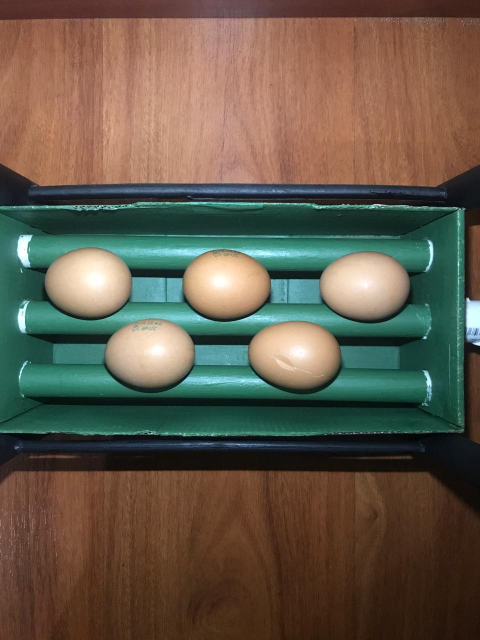
//> input picture 17.jpeg, 960 x 1280 px (shown at 1/2 size)
$ ./egg_quality_control 17.jpeg s   (built with g++ and OpenCV 4)
//> lines starting //> are read from the running program, lines starting //| are printed output that depends on the picture; after the words box and inside, x2 and y2 are one past the last pixel; in counts of white or black regions, pixels touching at a corner belong together
#include "opencv2/highgui.hpp"
#include "opencv2/imgcodecs.hpp"
#include "opencv2/imgproc.hpp"
#include <opencv2/opencv.hpp>
#include "itkImage.h"
#include "itkImageFileReader.h"
#include "itkImageFileWriter.h"
#include "itkHistogramToTextureFeaturesFilter.h"
#include "itkScalarImageToCooccurrenceMatrixFilter.h"
#include "itkVectorContainer.h"
#include "itkAddImageFilter.h"
#include "itkMultiplyImageFilter.h"
#include "itkRegionOfInterestImageFilter.h"
#include "itkRescaleIntensityImageFilter.h"
#include <math.h>


//definitions of used types
typedef itk::Image<unsigned char, 2> InternalImageType;
typedef itk::Image<unsigned char, 2> VisualizingImageType;
typedef itk::Neighborhood<float, 2> NeighborhoodType;
typedef itk::Statistics::ScalarImageToCooccurrenceMatrixFilter<InternalImageType> Image2CoOccuranceType;
typedef Image2CoOccuranceType::HistogramType HistogramType;
typedef itk::Statistics::HistogramToTextureFeaturesFilter<HistogramType> Hist2FeaturesType;
typedef InternalImageType::OffsetType OffsetType;
typedef itk::AddImageFilter <InternalImageType> AddImageFilterType;
typedef itk::MultiplyImageFilter<InternalImageType> MultiplyImageFilterType;
typedef itk::RescaleIntensityImageFilter< InternalImageType, InternalImageType > RescaleFilterType;
typedef itk::RegionOfInterestImageFilter<InternalImageType,InternalImageType> roiType;
typedef itk::ImageFileWriter <InternalImageType> WriterType;


#define K_HIGH_R 241
#define K_LOW_R 163
#define K_HIGH_G 215
#define K_LOW_G 142
#define K_HIGH_B 192
#define K_LOW_B 115
#define K_HIGH_FORM 0.23
#define K_LOW_FORM 0.18
#define PI 3.14159265358979323846
#define K_INERTIA_O 6.252321976
#define K_INERTIA_1 4.948496536
#define K_INERTIA_2 6.238251917
#define K_INERTIA_3 3.825991037

using namespace cv;
using namespace std;

void binarizar(Mat src, Mat dst);
void segmentar(Mat src, Mat dst);
int etiquetado(Mat &image, Mat &etiquetas, vector<int> &pixelesPorEtiqueta);
int filtroTamano(Mat &image, vector<int> &pixelesPorEtiqueta, int numEtiqueta, float porcentaje, Mat etiquetas, Mat &imagenFiltradaTam, Mat &imagenFiltradaTamColoreada);
void filtroTamano(Mat &image, vector<int> &pixelesPorEtiqueta, int numEtiqueta, float porcentaje, Mat etiquetas, Mat &imagenFiltradaTam);
vector<Point> hallarCentros(Mat image, Mat etiquetas, Mat transDistancia, Mat &imagenCentros, vector<int> pixelesPorEtiqueta, int numEtiqueta);
vector<Point> obtener4Vecinos(Point punto, int cols, int rows);
bool pixelValido(Point punto, int cols, int rows);
Rect separarHuevos(Mat image, Mat &huevo, Point centro);
void treshGradiente(Mat src, Mat dst);
vector<float> promedio(Mat image, Mat imagebw);
void clasificar(Mat &image, Rect r, vector<float> prom, float numForma, bool grietas);
int totalPixeles(Mat image, Mat imagebw);
float numeroForma(Mat image, int pixeles);
void imagenOpenCVAITK (Mat &imageOCV, InternalImageType::Pointer imageITK);
bool tieneGrietas (Mat imageMat, int sizeX, int sizeY);
void colorearHuevo (Mat &bin_image, Mat &color_image, Mat &dilate_image);

int main(int argc, char** argv){
    // Declare variables
    Mat src, crop, imageBin, imageSeg, image_dilate, image_dilate_color,  etiquetas, imagenFiltradaTam, imagenFiltradaTamColoreada, transDistancia, imagenCentros, etiquetasHuevo, imagenClasificada;
    vector<Mat> huevos_color, huevos_bw, huevos_dist, huevos_gradiente;
    Point anchor = Point(-1, -1);
    int numEtiqueta, numEtiquetaFiltradas;
    vector<int> pixelesPorEtiqueta;
    vector<Point> centros;
    vector<Rect> rectHuevos;
    vector<float> aux;
    bool tieneGrietasB;
    // Revisar argumentos
    // imagen s -> se guardan todas las imagenes generadas en el proceso
    // imagen n -> se guarda solo la imagen final
    if (argc < 3){
        std::cerr << "Usage: " << argv[0] << " image_file s|n" << std::endl;
        return (-1);

    } // fi
    // Loads an image
    src = imread(argv[1], 1);
//> src is the input picture: 1280 rows x 960 cols, CV_8UC3; mean B, G, R 74.2, 89.7, 99.4
    if (src.empty()) {
        cerr << "Error: No image data" << endl;
        return -1;
    }
    // recortar imagen para eliminar las partes no deseadas al tomar la foto
    crop = src(Rect(70, 470, 780, 360));
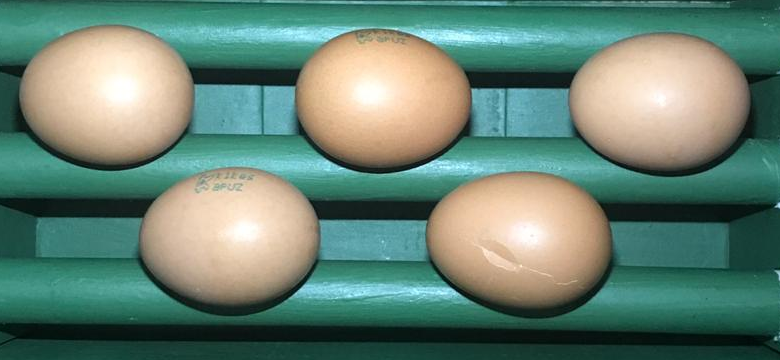
//> crop: 360 rows x 780 cols, CV_8UC3; mean B, G, R 115.9, 131, 102.7

    imageBin = Mat::zeros(crop.size(), CV_8UC1);
    imageSeg = Mat::zeros(crop.size(), CV_8UC3);
    // se binariza la imagen para separar los huevos del fondo
    binarizar(crop, imageBin);
    // se segmenta la imagen para separar los huevos del fondo
    segmentar(crop, imageSeg);
    // se dilata la imagen para eliminar las caracteristicas no deseadas
    image_dilate = Mat::zeros(imageBin.size(), CV_8UC1);
    dilate(imageBin, image_dilate, Mat(), anchor, 1, 1, 1);

    image_dilate_color = Mat::zeros(imageSeg.size(), CV_8UC3);
    dilate(imageSeg, image_dilate_color, Mat(), anchor, 1, 1, 1);

    //gradiente morfologico
    Mat kernel = getStructuringElement(MORPH_ELLIPSE, Size(3, 3));

    etiquetas = Mat::zeros(image_dilate.size(), CV_32S);
    imagenFiltradaTam = Mat::zeros(image_dilate.size(), CV_8UC1);
    imagenFiltradaTamColoreada = Mat::zeros(image_dilate.size(), CV_8UC1);

    // Etiquetar las regiones
    numEtiqueta = etiquetado(image_dilate, etiquetas, pixelesPorEtiqueta);

    // Filtrado por tamaño de la imagen
    numEtiquetaFiltradas=filtroTamano(image_dilate, pixelesPorEtiqueta, numEtiqueta, 0.15, etiquetas, imagenFiltradaTam, imagenFiltradaTamColoreada);

    // Transformada distancia
    distanceTransform(imagenFiltradaTam, transDistancia, 2, 3);
    normalize(transDistancia, transDistancia, 0, 255, NORM_MINMAX);
    transDistancia.convertTo(transDistancia, CV_8U);

    // Hallar centro de cada huevo
    imagenCentros = imagenFiltradaTam.clone();
    centros=hallarCentros(image_dilate, etiquetas, transDistancia, imagenCentros, pixelesPorEtiqueta, numEtiqueta);
    std::stringstream ss(argv[1]);
    std::string basename;
    getline(ss, basename, '.');
    // Separar por huevos
    for (int i = 0; i < numEtiquetaFiltradas; i++){
        huevos_color.push_back(Mat::zeros(image_dilate.size(), CV_8UC3));
        huevos_bw.push_back(Mat::zeros(image_dilate.size(), CV_8UC1));
        huevos_gradiente.push_back(Mat::zeros(image_dilate.size(), CV_8UC1));
        huevos_dist.push_back(Mat::zeros(image_dilate.size(), CV_8UC1));
    }
    for (int i = 0, j=0; i < numEtiqueta && j<numEtiquetaFiltradas; i++) {
        if (pixelesPorEtiqueta[i] != 0) {
            rectHuevos.push_back(separarHuevos(imagenFiltradaTam, huevos_bw[j], centros[i]));
            huevos_color[j] = image_dilate_color(rectHuevos[j]).clone();

            // Remover ruido
            etiquetasHuevo=Mat::zeros(huevos_bw[j].size(), CV_32S);
            vector<int> pixelesPorEtiquetaHuevo;
            int n = etiquetado(huevos_bw[j], etiquetasHuevo, pixelesPorEtiquetaHuevo);
            Mat huevoPrueba = Mat::zeros(huevos_bw[j].size(), CV_8UC1);
            filtroTamano(huevos_bw[j], pixelesPorEtiquetaHuevo, n, 0.50, etiquetasHuevo, huevoPrueba );
            huevos_bw[j] = huevoPrueba;

            colorearHuevo (huevos_bw[j], huevos_color[j], huevos_color[j]);

            // Transformada distancia
            distanceTransform(huevos_bw[j], huevos_dist[j], 2, 3);
            normalize(huevos_dist[j], huevos_dist[j], 0, 255, NORM_MINMAX);
            huevos_dist[j].convertTo(huevos_dist[j], CV_8U);
            //huevos_dist[j] = transDistancia(rectHuevos[j]).clone();

            morphologyEx(huevos_color[j], huevos_gradiente[j], MORPH_GRADIENT, kernel);
            cvtColor (huevos_gradiente[j], huevos_gradiente[j], COLOR_RGB2GRAY);

            threshold( huevos_gradiente[j], huevos_gradiente[j], 25, 255, THRESH_BINARY);

            j++;
        }
    }
    imagenClasificada = crop.clone();
    for(int i=0; i<numEtiquetaFiltradas; i++){
        aux.clear();
        aux = promedio(huevos_color[i], huevos_bw[i]);
        cout<<"Huevo "<<i<<":"<<endl;
        cout<<"R: "<<aux[2]<<" G: "<<aux[1]<<" B: "<<aux[0]<<endl;
        float nf =numeroForma(huevos_dist[i], totalPixeles(huevos_dist[i], huevos_bw[i]));
        cout<<"Número de forma: "<<nf<<endl;
        tieneGrietasB = tieneGrietas(huevos_gradiente[i], huevos_gradiente[i].cols, huevos_gradiente[i].rows);
        clasificar(imagenClasificada, rectHuevos[i], aux, nf, tieneGrietasB);
        cout<<endl;
    }
    if(strcmp(argv[2], "s")==0){
        imwrite(basename + "_crop.png", crop);
        imwrite(basename + "_binarizada.png", imageBin);
        imwrite(basename + "_segmentada.png", imageSeg);
        imwrite(basename + "_dilate.png", image_dilate);
        imwrite(basename + "_dilate_color.png", image_dilate_color);
        imwrite(basename + "_regionesFiltradasPorTamaño.png", imagenFiltradaTam);
        imwrite(basename + "_regionesFiltradasPorTamañoColoreada.png", imagenFiltradaTamColoreada);
        imwrite(basename + "_transDistancia.png", transDistancia);
        imwrite(basename + "_centros.png", imagenCentros);
        for(int i=0; i<numEtiquetaFiltradas; ++i){
            imwrite(basename + "_huevo_gradiente_grises"+to_string(i)+".png", huevos_gradiente[i]);
            imwrite(basename + "_huevo_color"+to_string(i)+".png", huevos_color[i]);
            imwrite(basename + "_huevo_bw"+to_string(i)+".png", huevos_bw[i]);
            imwrite(basename + "_huevo_distancias"+to_string(i)+".png", huevos_dist[i]);
        }
    }
    imwrite(basename + "_clasificados.png", imagenClasificada);
    return 0;
}

void colorearHuevo (Mat &bin_image, Mat &color_image, Mat &dilate_image){
    for (int i = 0; i < bin_image.cols; i++ ){
        for (int j = 0; j< bin_image.rows; j++){
            if ((int)bin_image.at<uchar>(Point(i, j)) == 255 ){
                color_image.at<Vec3b>(Point(i, j)) = dilate_image.at<Vec3b>(Point(i, j));
            }
            else{
                color_image.at<Vec3b>(Point(i, j)) = {0, 0, 0};
            }
        }
    }
}

void binarizar(Mat src, Mat dst){
    int rHst[256] = { 0 }, gHst[256] = { 0 }, bHst[256] = { 0 };
    // Fill color channel images
    MatIterator_<Vec3b> it, end, itb, endb, itu, endu;
    it = src.begin<Vec3b>();
    end = src.end<Vec3b>();
    for (; it != end; ++it) {
        rHst[(*it)[2]]++;
        gHst[(*it)[1]]++;
        bHst[(*it)[0]]++;
    } // rof
//> after the loop, rHst = 256 values, max 4449 at index 255, min 360 at index 145, mean 1096.9; gHst = 256 values, max 2378 at index 126, min 0 at index 0, mean 1096.9; bHst = 256 values, max 2690 at index 120, min 0 at index 0, mean 1096.9

    int rUmbral = 100;
    int gUmbral = 20;
    int bUmbral = 50;

    it = src.begin<Vec3b>();
    end = src.end<Vec3b>();
    itb = dst.begin<Vec3b>();
    endb = dst.end<Vec3b>();
    for (; it != end && itb != endb; ++it, ++itb) {
        (*itb)[2] = 255;
        (*itb)[1] = 255;
        (*itb)[0] = 255;


        if ((*it)[2] < 40 && (*it)[1] > 50 && (*it)[0] > 20) {
            (*itb)[2] = 0;
            (*itb)[1] = 0;
            (*itb)[0] = 0;
        }

        if ((*it)[2] < 85 && (*it)[1] > 80 && (*it)[0] > 70) {
            (*itb)[2] = 0;
            (*itb)[1] = 0;
            (*itb)[0] = 0;
        }

//VERDE OSCURO
        if ((*it)[2] < 30 && (*it)[1] > 20) {
            (*itb)[2] = 0;
            (*itb)[1] = 0;
            (*itb)[0] = 0;
        }

        if ((*it)[2] < 50 && (*it)[1] > 60 && (*it)[1] > 60) {
            (*itb)[2] = 0;
            (*itb)[1] = 0;
            (*itb)[0] = 0;
        }

//VERDE CLARO
        if ((*it)[2] < 250 && (*it)[1] > 250 && (*it)[1] > 250) {
            (*itb)[2] = 0;
            (*itb)[1] = 0;
            (*itb)[0] = 0;
        }
        if (((*it)[2] < 25 && (*it)[1] < 25)) {
            (*itb)[2] = 0;
            (*itb)[1] = 0;
            (*itb)[0] = 0;
        }
        if (((*it)[2] < 200 && (*it)[1] > 130 && (*it)[0] > 160)) {
            (*itb)[2] = 0;
            (*itb)[1] = 0;
            (*itb)[0] = 0;
        }
        if (((*it)[2] < 130 && (*it)[1] > 125 && (*it)[0] <= 160)) {
            (*itb)[2] = 0;
            (*itb)[1] = 0;
            (*itb)[0] = 0;
        }


        //PRUEBA
        if (((*it)[2] < 40 && (*it)[1] > 20 && (*it)[0] > 20)) {
            (*itb)[2] = 0;
            (*itb)[1] = 0;
            (*itb)[0] = 0;
        }

        if (((*it)[2] < 100 && (*it)[1] > 80 && (*it)[0] > 80)) {
            (*itb)[2] = 0;
            (*itb)[1] = 0;
            (*itb)[0] = 0;
        }

        if (((*it)[2] < 150 && (*it)[1] > 130 && (*it)[0] > 130)) {
            (*itb)[2] = 0;
            (*itb)[1] = 0;
            (*itb)[0] = 0;
        }
    } // rof
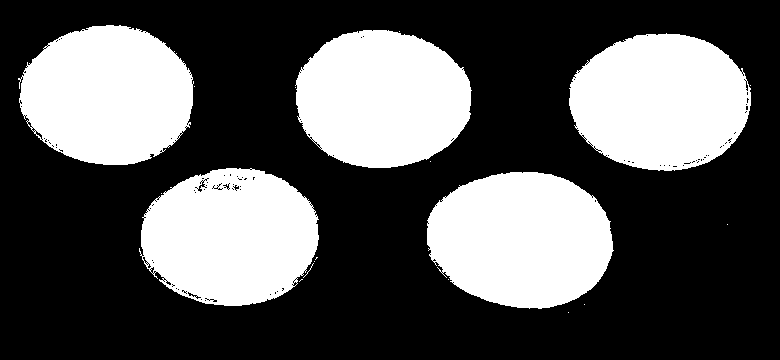
//> dst: 360 rows x 780 cols, CV_8UC1; 34.5% white; 19 white regions (14 under 20 px), largest, box (x1, y1, x2, y2) and area: (427, 172, 614, 309) 20037, (569, 33, 751, 171) 19483, (295, 30, 472, 168) 19153, (139, 168, 319, 306) 19064, (18, 25, 194, 165) 19037
}

void segmentar(Mat src, Mat dst){
    int rHst[256] = { 0 }, gHst[256] = { 0 }, bHst[256] = { 0 };
    // Fill color channel images
    MatIterator_<Vec3b> it, end, itb, endb, itu, endu;
    it = src.begin<Vec3b>();
    end = src.end<Vec3b>();
    for (; it != end; ++it) {
        rHst[(*it)[2]]++;
        gHst[(*it)[1]]++;
        bHst[(*it)[0]]++;
    } // rof

    int rUmbral = 100;
    int gUmbral = 20;

    it = src.begin<Vec3b>();
    end = src.end<Vec3b>();
    itb = dst.begin<Vec3b>();
    endb = dst.end<Vec3b>();
    for (; it != end && itb != endb; ++it, ++itb) {
        (*itb)[2] = (*it)[2];
        (*itb)[1] = (*it)[1];
        (*itb)[0] = (*it)[0];

        if ((*it)[2] < 40 && (*it)[1] > 50 && (*it)[0] > 20) {
            (*itb)[2] = 0;
            (*itb)[1] = 0;
            (*itb)[0] = 0;
        }

        if ((*it)[2] < 85 && (*it)[1] > 80 && (*it)[0] > 70) {
            (*itb)[2] = 0;
            (*itb)[1] = 0;
            (*itb)[0] = 0;
        }

//VERDE OSCURO
        if ((*it)[2] < 30 && (*it)[1] > 20) {
            (*itb)[2] = 0;
            (*itb)[1] = 0;
            (*itb)[0] = 0;
        }

        if ((*it)[2] < 50 && (*it)[1] > 60 && (*it)[1] > 60) {
            (*itb)[2] = 0;
            (*itb)[1] = 0;
            (*itb)[0] = 0;
        }

//VERDE CLARO
        if ((*it)[2] < 250 && (*it)[1] > 250 && (*it)[1] > 250) {
            (*itb)[2] = 0;
            (*itb)[1] = 0;
            (*itb)[0] = 0;
        }
        if (((*it)[2] < 25 && (*it)[1] < 25)) {
            (*itb)[2] = 0;
            (*itb)[1] = 0;
            (*itb)[0] = 0;
        }
        if (((*it)[2] < 200 && (*it)[1] > 130 && (*it)[0] > 160)) {
            (*itb)[2] = 0;
            (*itb)[1] = 0;
            (*itb)[0] = 0;
        }
        if (((*it)[2] < 130 && (*it)[1] > 125 && (*it)[0] <= 160)) {
            (*itb)[2] = 0;
            (*itb)[1] = 0;
            (*itb)[0] = 0;
        }

        //PRUEBA:
        if (((*it)[2] < 40 && (*it)[1] > 20 && (*it)[0] > 20)) {
            (*itb)[2] = 0;
            (*itb)[1] = 0;
            (*itb)[0] = 0;
        }

        if (((*it)[2] < 100 && (*it)[1] > 80 && (*it)[0] > 80)) {
            (*itb)[2] = 0;
            (*itb)[1] = 0;
            (*itb)[0] = 0;
        }

        if (((*it)[2] < 150 && (*it)[1] > 130 && (*it)[0] > 130)) {
            (*itb)[2] = 0;
            (*itb)[1] = 0;
            (*itb)[0] = 0;
        }

    } // rof
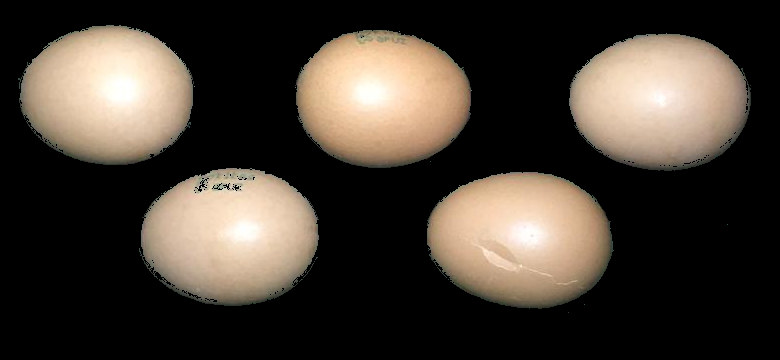
//> dst: 360 rows x 780 cols, CV_8UC3; mean B, G, R 51.1, 60.1, 68.5
//> in main, `dilate(imageSeg, image_dilate_color, Mat(), anchor, 1, 1, 1);`:
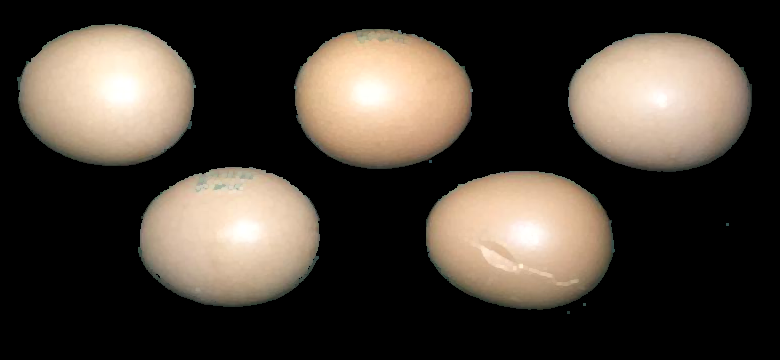
//> image_dilate_color: 360 rows x 780 cols, CV_8UC3; mean B, G, R 53.8, 63, 71.7
}

int etiquetado(Mat &image, Mat &etiquetas, vector<int> &pixelesPorEtiqueta){
    int numEtiqueta=0;
    queue<Point> cola;
    int valorPixel;
    vector<Point> vecinos;
    int valorPixelVecino;
    for (int i = 0; i < image.cols; i++) {
        for (int j = 0; j < image.rows; j++) {
            valorPixel = (int)image.at<uchar>(Point(i, j));
            if (valorPixel == 255 && etiquetas.at<int>(Point(i, j)) == 0){
                numEtiqueta++;
                etiquetas.at<int>(Point(i, j)) = numEtiqueta;
                cola.push(Point(i, j));
                pixelesPorEtiqueta.push_back(0);
                while (!cola.empty()) {
                    Point pixelBlanco = cola.front();
                    cola.pop();
                    vecinos = obtener4Vecinos(pixelBlanco, image.cols, image.rows);
                    for (int k = 0; k < vecinos.size(); k++) {
                        valorPixelVecino = (int)image.at<uchar>(vecinos[k]);
                        if (valorPixelVecino == 255 && etiquetas.at<int>(vecinos[k]) == 0) {
                            etiquetas.at<int>(vecinos[k]) = numEtiqueta;
                            cola.push(vecinos[k]);
                            pixelesPorEtiqueta[numEtiqueta - 1]++;
                        }
                    }
                }
            }
        }
    }
//> this loop made 780 passes
//> numEtiqueta on passes 1 to 3: 0, 0, 0
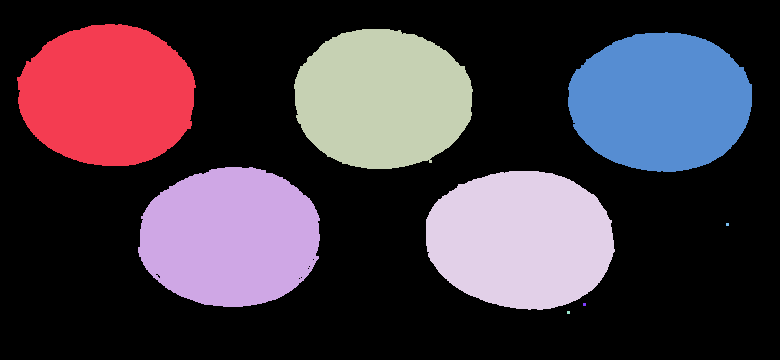
//> etiquetas: 360 rows x 780 cols, CV_32SC1; 9 distinct labels, from 0 to 8; one colour per label, 0 black
//> after the loop, valorPixel = 0; numEtiqueta = 8; cola = 0 items; pixelesPorEtiqueta = [19887, 20183, 19877, 20779, 8, 20293, 8, 8]; vecinos = 4 Points (x, y): [727, 225], [728, 224], [728, 226], [729, 225]; valorPixelVecino = 0
//> in main, `numEtiqueta = etiquetado(image_dilate, etiquetas, pixelesPorEtiqueta);`: numEtiqueta = 8; pixelesPorEtiqueta = [19887, 20183, 19877, 20779, 8, 20293, 8, 8]
    return numEtiqueta;
}

int filtroTamano(Mat &image, vector<int> &pixelesPorEtiqueta, int numEtiqueta, float porcentaje, Mat etiquetas, Mat &imagenFiltradaTam, Mat &imagenFiltradaTamColoreada){
//> called with numEtiqueta = 8, porcentaje = 0.15
    int regionMasGrande = 0;
    int n=0;
    for (int i = 0; i < numEtiqueta; i++){
        if (pixelesPorEtiqueta[i] > regionMasGrande)
            regionMasGrande = pixelesPorEtiqueta[i];
    }
//> this loop made 8 passes
//> regionMasGrande on passes 1, 2, 4: 19887, 20183, 20779
//> after the loop, regionMasGrande = 20779
    int filtro=porcentaje*regionMasGrande;
//> filtro = 3116
    int valorPixelBase = 255 / pixelesPorEtiqueta.size();
//> valorPixelBase = 31
    for (int i = 0; i < image.cols; i++) {
        for (int j = 0; j < image.rows; j++) {
            if (pixelesPorEtiqueta[etiquetas.at<int>(Point(i, j)) - 1] >= filtro) {
                imagenFiltradaTam.at<uchar>(Point(i, j)) = 255;
                imagenFiltradaTamColoreada.at<uchar>(Point(i, j)) = valorPixelBase * etiquetas.at<int>(Point(i, j));
            } else
                pixelesPorEtiqueta[etiquetas.at<int>(Point(i, j)) - 1] = 0;
        }
    }
//> imagenFiltradaTam: 360 rows x 780 cols, CV_8UC1; 36% white; 5 white regions, box (x1, y1, x2, y2) and area: (426, 171, 615, 310) 20780, (568, 32, 752, 172) 20294, (138, 167, 320, 307) 20184, (17, 24, 196, 166) 19888, (294, 29, 473, 169) 19878
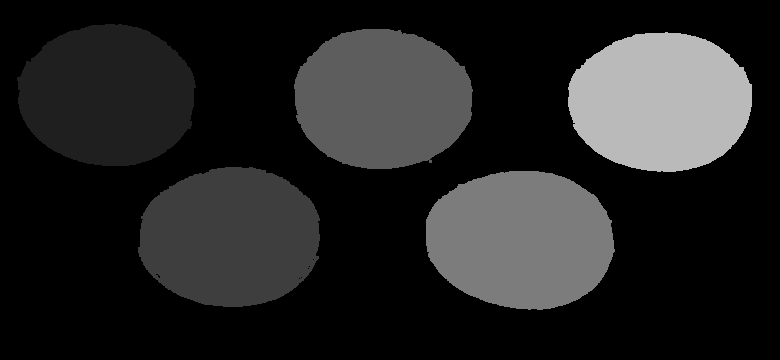
//> imagenFiltradaTamColoreada: 360 rows x 780 cols, CV_8UC1; min 0, max 186, mean 35.9
//> after the loop, pixelesPorEtiqueta = [19887, 20183, 19877, 20779, 0, 20293, 0, 0]
    for (int i = 0; i < numEtiqueta; i++){
        if (pixelesPorEtiqueta[i] != 0)
            n++;
    }
//> this loop made 8 passes
//> after the loop, n = 5
//> in main, `numEtiquetaFiltradas=filtroTamano(image_dilate, pixelesPorEtiqueta, nu..`: pixelesPorEtiqueta = [19887, 20183, 19877, 20779, 0, 20293, 0, 0]
//> in main, `distanceTransform(imagenFiltradaTam, transDistancia, 2, 3);`:
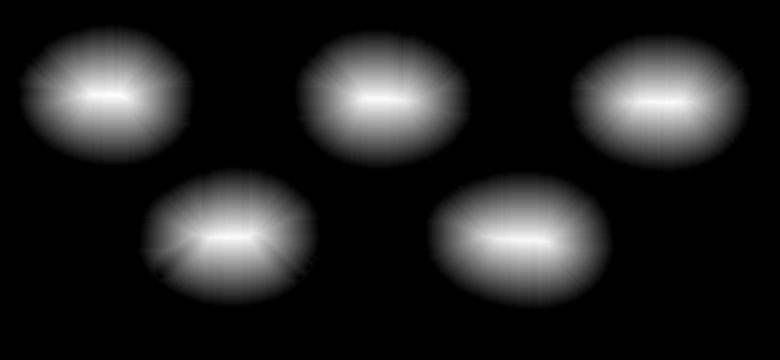
//> transDistancia: 360 rows x 780 cols, CV_32FC1; min 0, max 67.81, mean 9.1; drawn with min black and max white
//> (the rest of the program and of its run is left out)
